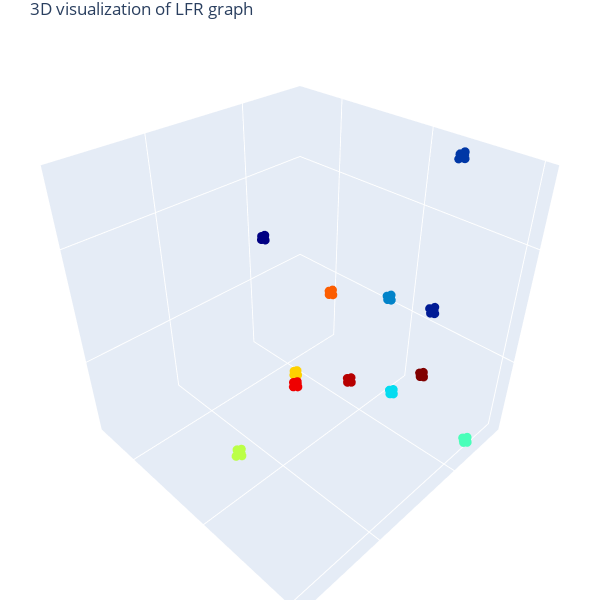

The code cell stored with this chart in its notebook:
### Code cell
# 3D Visualization
import plotly.graph_objects as go
data = go.Scatter3d(x=X, y=Y, z=Z, mode='markers', marker=dict(size=3, color=C, colorscale='jet', opacity=1)) # data as points
# data = go.Scatter3d(x=Xvis, y=Yvis, z=Zvis, mode='markers', marker=dict(size=1, color=C, colorscale='jet', opacity=1, showscale=True)) # w/ colobar 
fig = go.Figure(data=[data]) 
fig.update_layout(margin=dict(l=0, r=0, b=0, t=30, pad=0)) # tight layout but t=25 required for showing title 
fig.update_layout(autosize=False, width=600, height=600, title_text="3D visualization of LFR graph") # figure size and title
# fig.update_layout(scene = dict(xaxis = dict(visible=False), yaxis = dict(visible=False), zaxis = dict(visible=False))) # no grid, no axis 
# fig.update_layout(scene = dict(xaxis_title = ' ', yaxis_title = ' ', zaxis_title = ' ')) # no axis name 
fig.update_layout(scene = dict(zaxis = dict(showgrid = True, showticklabels = False), zaxis_title = ' ') ) # no range values, no axis name, grid on
fig.update_layout(scene = dict(yaxis = dict(showgrid = True, showticklabels = False), yaxis_title = ' ') ) # no range values, no axis name, grid on
fig.update_layout(scene = dict(xaxis = dict(showgrid = True, showticklabels = False), xaxis_title = ' ') ) # no range values, no axis name, grid on
fig.layout.scene.aspectratio = {'x':1, 'y':1, 'z':1}
fig.show()

### Figure 1 — Plotly figure (JSON) as saved in the notebook; plotly's stock layout.template omitted (floating-point values rounded to 4 significant figures; data arrays with more than 128 entries replaced by an {"elided": "..."} marker saying what was removed)
{"data": [{"marker": {"color": {"elided": "1000 int values"}, "colorscale": [[0, "rgb(0,0,131)"], [0.2, "rgb(0,60,170)"], [0.4, "rgb(5,255,255)"], [0.6, "rgb(255,255,0)"], [0.8, "rgb(250,0,0)"], [1, "rgb(128,0,0)"]], "opacity": 1, "size": 3}, "mode": "markers", "type": "scatter3d", "x": {"elided": "1000 float values"}, "y": {"elided": "1000 float values"}, "z": {"elided": "1000 float values"}}], "layout": {"autosize": false, "height": 600, "margin": {"b": 0, "l": 0, "pad": 0, "r": 0, "t": 30}, "scene": {"aspectratio": {"x": 1, "y": 1, "z": 1}, "xaxis": {"showgrid": true, "showticklabels": false, "title": {"text": " "}}, "yaxis": {"showgrid": true, "showticklabels": false, "title": {"text": " "}}, "zaxis": {"showgrid": true, "showticklabels": false, "title": {"text": " "}}}, "title": {"text": "3D visualization of LFR graph"}, "width": 600}}
